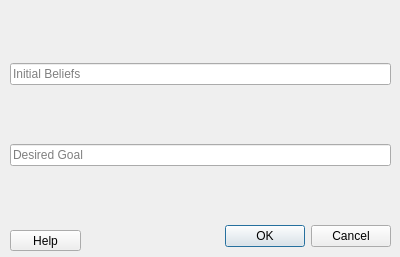
<?xml version="1.0" encoding="UTF-8"?>
<ui version="4.0">
 <class>add_entry_dialog</class>
 <widget class="QDialog" name="add_entry_dialog">
  <property name="geometry">
   <rect>
    <x>0</x>
    <y>0</y>
    <width>400</width>
    <height>257</height>
   </rect>
  </property>
  <property name="windowTitle">
   <string>Dialog</string>
  </property>
  <widget class="QDialogButtonBox" name="buttonBox">
   <property name="geometry">
    <rect>
     <x>50</x>
     <y>220</y>
     <width>341</width>
     <height>32</height>
    </rect>
   </property>
   <property name="orientation">
    <enum>Qt::Horizontal</enum>
   </property>
   <property name="standardButtons">
    <set>QDialogButtonBox::Cancel|QDialogButtonBox::Ok</set>
   </property>
  </widget>
  <widget class="QWidget" name="verticalLayoutWidget">
   <property name="geometry">
    <rect>
     <x>10</x>
     <y>10</y>
     <width>381</width>
     <height>211</height>
    </rect>
   </property>
   <layout class="QVBoxLayout" name="verticalLayout">
    <item>
     <widget class="QLineEdit" name="belief_text">
      <property name="inputMask">
       <string/>
      </property>
      <property name="text">
       <string/>
      </property>
      <property name="placeholderText">
       <string>Initial Beliefs</string>
      </property>
     </widget>
    </item>
    <item>
     <widget class="QLineEdit" name="goal_text">
      <property name="placeholderText">
       <string>Desired Goal</string>
      </property>
     </widget>
    </item>
   </layout>
  </widget>
  <widget class="QPushButton" name="pushButton">
   <property name="geometry">
    <rect>
     <x>10</x>
     <y>230</y>
     <width>71</width>
     <height>21</height>
    </rect>
   </property>
   <property name="text">
    <string>Help</string>
   </property>
  </widget>
 </widget>
 <resources/>
 <connections>
  <connection>
   <sender>buttonBox</sender>
   <signal>accepted()</signal>
   <receiver>add_entry_dialog</receiver>
   <slot>accept()</slot>
   <hints>
    <hint type="sourcelabel">
     <x>248</x>
     <y>254</y>
    </hint>
    <hint type="destinationlabel">
     <x>157</x>
     <y>274</y>
    </hint>
   </hints>
  </connection>
  <connection>
   <sender>buttonBox</sender>
   <signal>rejected()</signal>
   <receiver>add_entry_dialog</receiver>
   <slot>reject()</slot>
   <hints>
    <hint type="sourcelabel">
     <x>316</x>
     <y>260</y>
    </hint>
    <hint type="destinationlabel">
     <x>286</x>
     <y>274</y>
    </hint>
   </hints>
  </connection>
 </connections>
</ui>
